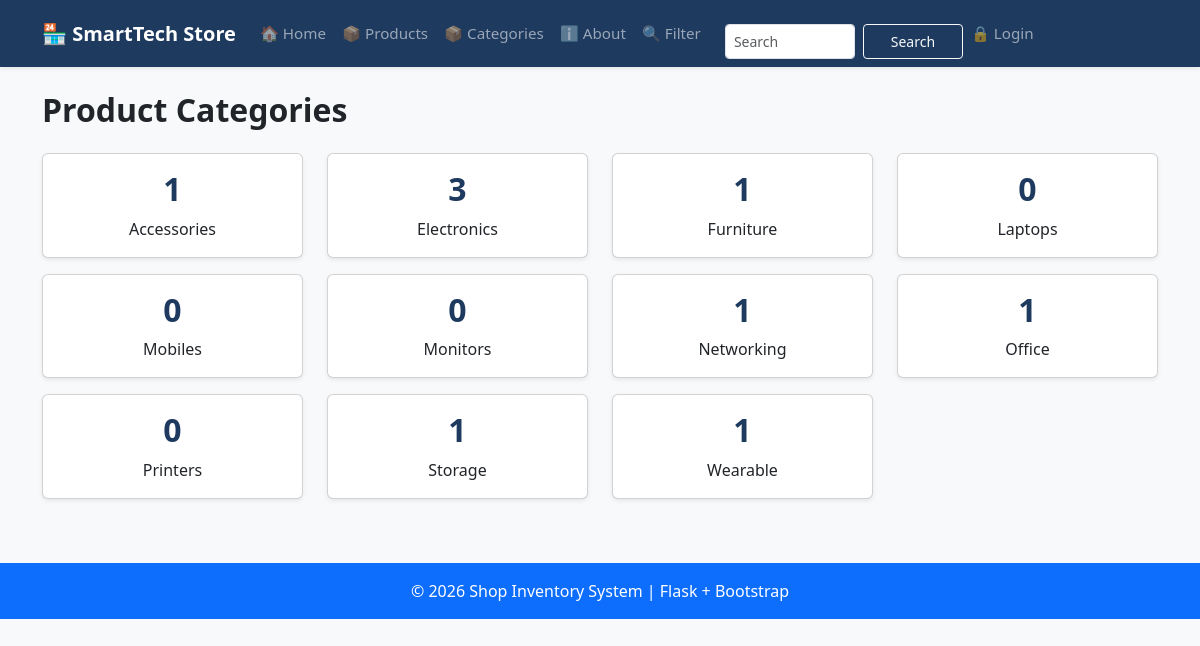
The page /categories on the database as committed earlier.
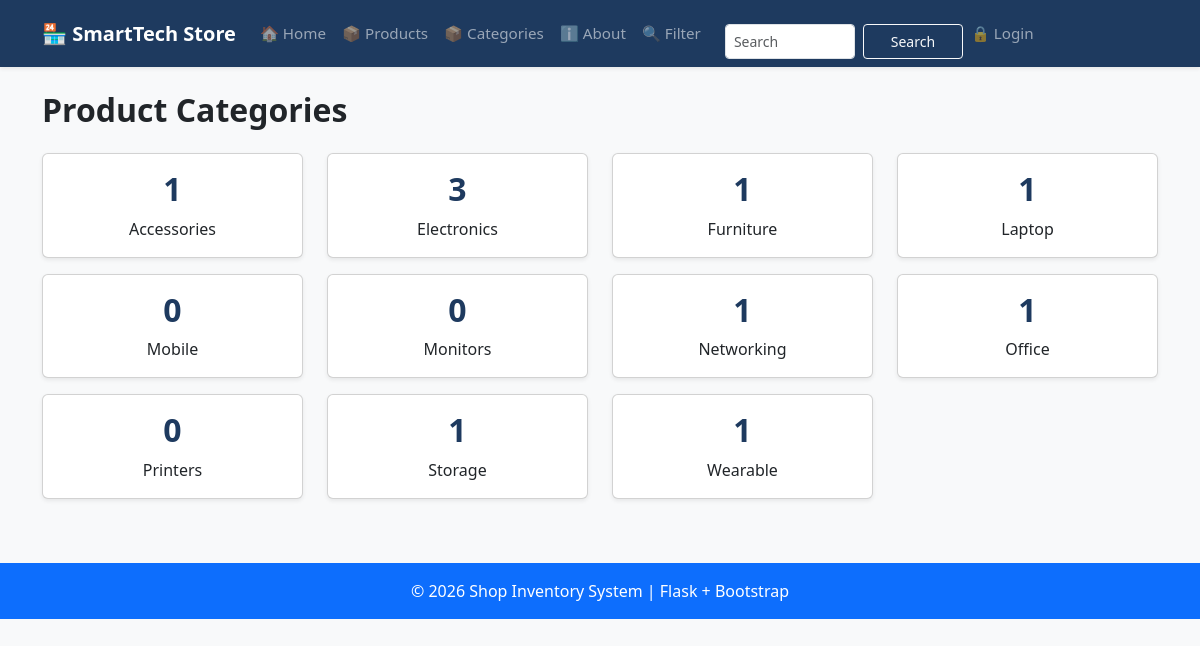
The same page on the database as committed later.
### tables this page shows
CREATE TABLE categories (
            id INTEGER PRIMARY KEY AUTOINCREMENT,
            name TEXT NOT NULL UNIQUE
        );

### app.py (the view)
@app.route('/categories')
def categories():
    conn = get_db()
    rows = conn.execute('''
        SELECT categories.name AS category_name, COUNT(products.id) AS product_count
        FROM categories
        LEFT JOIN products ON products.category = categories.name
        GROUP BY categories.name
        ORDER BY categories.name
    ''').fetchall()
    conn.close()
    return render_template('categories.html', rows=rows)

### database.py (called while the page is built)
def get_db():
    conn = sqlite3.connect(DB_PATH)
    conn.row_factory = sqlite3.Row # To access columns by name
    return conn

### templates/categories.html (shortened to what this page needs)
{% extends "base.html" %}
{% block content %}
<h2 class="fw-bold mb-4">Product Categories</h2>
<div class="row">
{% for row in rows %}
<div class="col-md-3 mb-3">
    <div class="card shadow-sm text-center p-3">
        <h2 class="fw-bold" style="color:#1e3a5f;">
            {{ row['product_count'] }}
        </h2>
        <p class="mb-0">{{ row['category_name'] }}</p>
    </div>
</div>
{% endfor %}
</div>
{% endblock %}

### templates/base.html (shortened to what this page needs)
<!DOCTYPE html>
<html lang="en">
<head>
    <link href="https://cdn.jsdelivr.net/npm/bootstrap@5.3.0/dist/css/bootstrap.min.css"
          rel="stylesheet">
</head>
<body class="bg-light">
    <nav class="navbar navbar-expand-lg navbar-dark shadow-sm"
         style="background-color: #1e3a5f;">
        <div class="container">
            <a class="navbar-brand fw-bold fs-5 me-3" href="{{ url_for('home') }}">
                 🏪 SmartTech Store
            </a>
            <div class="collapse navbar-collapse" id="mainNavbar">
                <ul class="navbar-nav me-auto align-items-lg-center">
                    <li class="nav-item">
                        <a class="nav-link px-2 py-1" href="{{ url_for('home') }}">
                            🏠 Home
                        </a>
                    </li>
                    <li class="nav-item">
                        <a class="nav-link px-2 py-1" href="{{ url_for('product') }}">
                            📦 Products
                        </a>
                    </li>
                    <li class="nav-item">
                        <a class="nav-link px-2 py-1" href="{{ url_for('categories') }}">
                            📦 Categories
                        </a>
                    </li>
                    <li class="nav-item">
                        <a class="nav-link px-2 py-1" href="{{ url_for('about') }}">
                            ℹ️ About
                        </a>
                    </li>
                <li class="nav-item">
                    <a class ="nav-link px-2 py-1" href="{{ url_for('filter_products') }}">
                        🔍 Filter
                    </a>
                </li>
                <li class="nav-item">
                <form class="d-flex ms-3 mt-3" action="{{ url_for('search') }}" method="GET">
                    <input class="form-control form-control-sm me-2" style="width:130px; height:35px" type="search" placeholder="Search" name="q">
                    <button class="btn btn-outline-light btn-sm" style="width:100px; height:35px" type="submit">Search</button>
                </form>
                </li>
                 {% if session.username %}
                <li class="nav-item">
                    <span class="nav-link px-2 py-1 text-white">👤 {{ session.username }}</span>
                    <a class="nav-link px-2 py-1" href="{{ url_for('logout') }}">
                        🔓 Logout
                    </a>
                </li>
                {% else %}
                    <li class="nav-item">
                        <a class="nav-link px-2 py-1" href="{{ url_for('login') }}">
                            🔒 Login
                        </a>
                    </li>
                {% endif %}
                </ul>
            </div>
        </div>
    </nav>
<div class="container mt-4 mb-5">
   {% block content %}
    {% endblock %}
</div>
<footer class="bg-primary text-white text-center py-3 mt-5">
    <p class="mb-0">
        © 2026 Shop Inventory System | Flask + Bootstrap
    </p>
</footer>
</body>
</html>

### templates/base.html (style rules this page uses)
.navbar { min-height: 60px; }
:root { --brand: #1e3a5f; }
.nav-link { font-size: 0.95rem; font-weight: 500; }

Rows that differ between the two databases and show on the page:
removed categories: product_count "0", category_name "Laptops"
removed categories: product_count "0", category_name "Mobiles"
added categories: product_count "1", category_name "Laptop"
added categories: product_count "0", category_name "Mobile"
